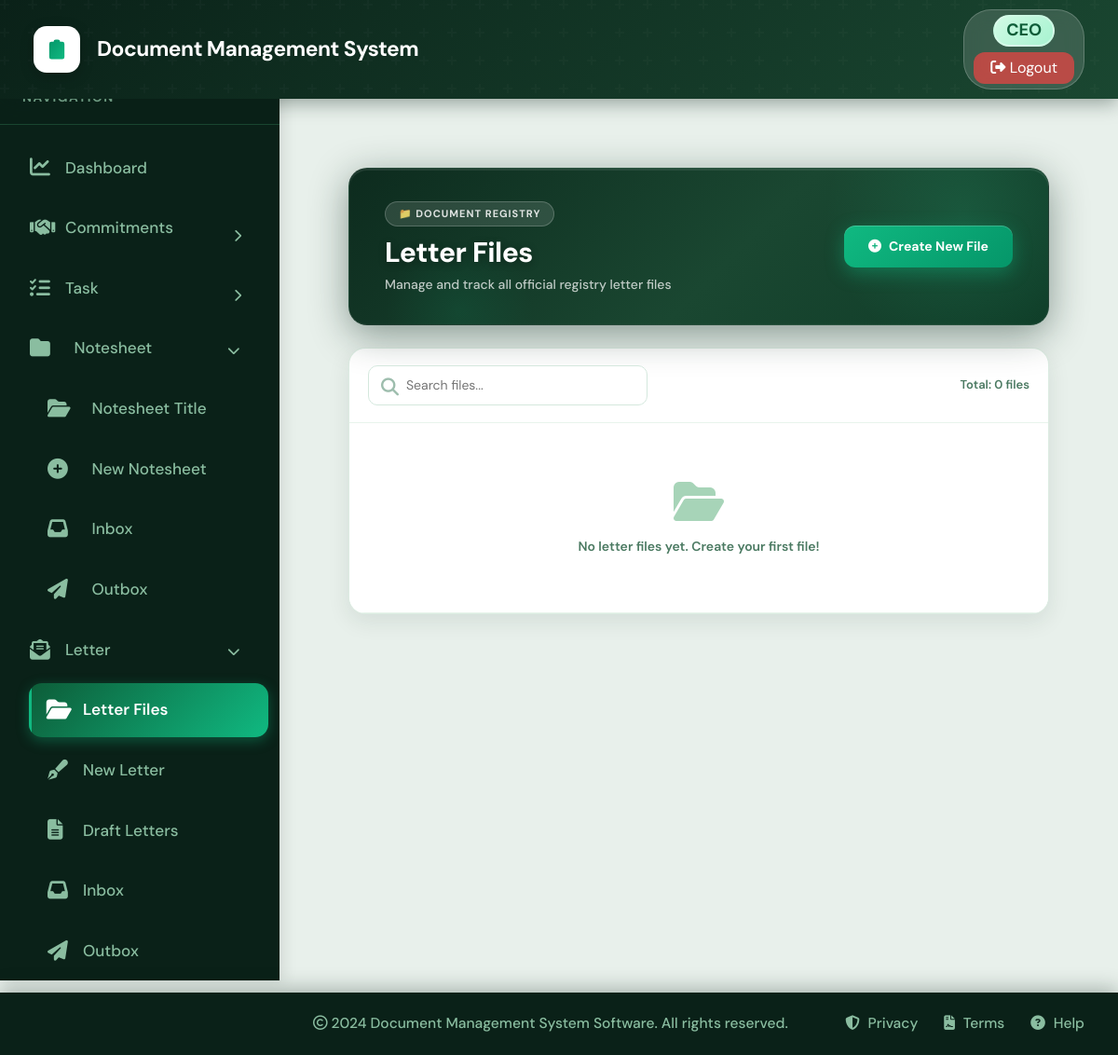
Before: /letters/files/ (signed in) with the older database file.
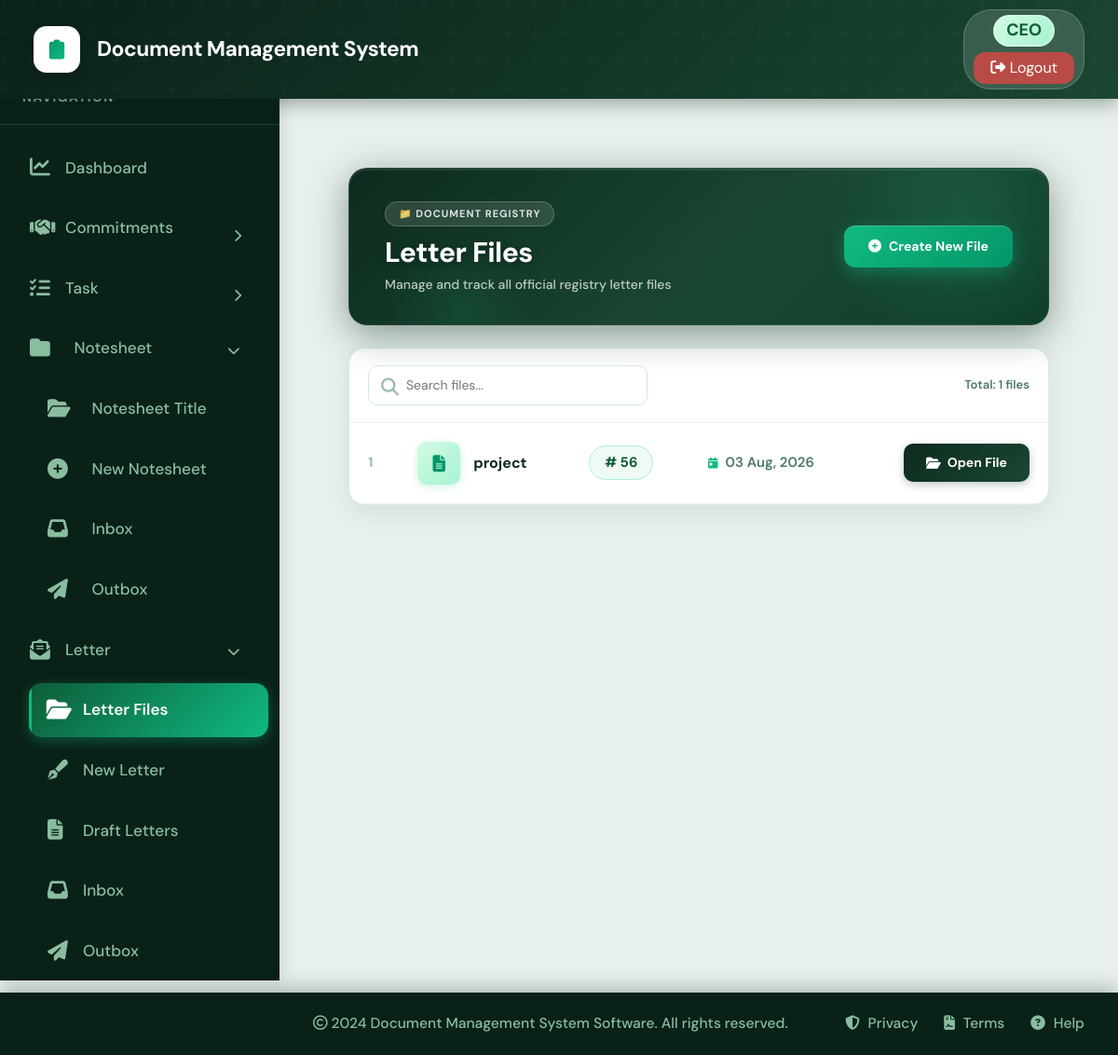
After: the same page with the newer database file.
### core/models.py (models this page shows, shortened)
class LetterFile(models.Model):
    file_title = models.CharField(max_length=255)
    reference_number = models.CharField(max_length=100, unique=True)
    description = models.TextField(blank=True, null=True)
    created_by = models.ForeignKey(User, on_delete=models.CASCADE, related_name='letter_files')
    created_at = models.DateTimeField(auto_now_add=True)
    class Meta:
        ordering = ['-created_at']
        verbose_name = "Letter File"
        verbose_name_plural = "Letter Files"

### core/views.py (the view)
# urls.py: path('letters/files/', views.letter_files_list, name='letter_files_list'),
@login_required
def letter_files_list(request):
    files = LetterFile.objects.filter(created_by=request.user)
    return render(request, 'letter_files.html', {'files': files})

### core/context_processors.py (called while the page is built)
def unread_notesheets(request):
    if request.user.is_authenticated:
        notesheets_count = Notesheet.objects.filter(
            current_holder=request.user,
            is_seen=False
        ).count()
        return {
            'unread_notesheets_count': notesheets_count,
        }
    return {
        'unread_notesheets_count': 0,
    }

def notifications_processor(request):
    if request.user.is_authenticated:
        unread_notifications = Notification.objects.filter(recipient=request.user, is_read=False)[:5]
        unread_count = Notification.objects.filter(recipient=request.user, is_read=False).count()
        return {
            'unread_notifications': unread_notifications,
            'unread_notifications_count': unread_count
        }
    return {}

### core/templates/letter_files.html (shortened to what the changed rows need)
{% extends 'base.html' %}
{% block content %}
<div style="background: #e8f0eb; min-height: 100vh; padding: 2rem;">
    <div style="
        background: linear-gradient(135deg, #0d2b1e 0%, #1a4731 55%, #0f3d28 100%);
        border-radius: 20px;
        padding: 32px 38px;
        margin-bottom: 24px;
        box-shadow: 0 10px 40px rgba(13,43,30,0.45), 0 2px 0 rgba(255,255,255,0.08) inset;
        position: relative;
        overflow: hidden;
        display: flex;
        justify-content: space-between;
        align-items: center;
        border: 1px solid rgba(255,255,255,0.08);
    ">
        <div style="position:relative;z-index:1;">
            <h2
                style="color:white;font-size:30px;font-weight:800;margin:0 0 6px 0;letter-spacing:-0.5px;text-shadow:0 2px 8px rgba(0,0,0,0.3);">
                Letter Files</h2>
        </div>
    </div>
    <div
        style="background:white;border-radius:18px;overflow:hidden;box-shadow:0 8px 24px rgba(13,43,30,0.09),0 1px 0 rgba(255,255,255,0.8) inset;border:1px solid rgba(212,232,219,0.8);">
        <div
            style="padding:18px 20px;border-bottom:1px solid #e8f4ec;display:flex;justify-content:space-between;align-items:center;">
            <div style="position:relative;width:300px;">
                <i class="fas fa-search" style="position:absolute;left:14px;top:13px;color:#9dbdad;"></i>
                <input type="text" id="searchInput" placeholder="Search files..."
                    style="width:100%;padding:10px 10px 10px 40px;border:1px solid #d4e8dd;border-radius:10px;outline:none;font-size:14px;">
            </div>
            <div style="color:#4b7a62;font-size:13px;font-weight:600;" id="fileCountText">Total: {{ files|length }}
                files</div>
        </div>
        <div class="table-responsive">
            <table class="table files-table mb-0" id="letterTable">
                <tbody id="letterTableBody">
                    {% for f in files %}
                    <tr class="file-row">
                        <td style="color:#9dbdad;font-weight:700;font-size:15px;">{{ forloop.counter }}</td>
                        <td>
                            <div style="display:flex;align-items:center;gap:14px;">
                                <div class="file-icon-box">
                                    <i class="fas fa-file-alt" style="color:#059669;font-size:18px;"></i>
                                </div>
                                <span style="font-weight:700;color:#0d2b1e;font-size:16px;">{{ f.file_title }}</span>
                            </div>
                        </td>
                        <td>
                            <span class="ref-badge"># {{ f.reference_number }}</span>
                        </td>
                        <td>
                            <div class="date-cell">
                                <i class="fas fa-calendar-day" style="color:#10b981;font-size:12px;"></i>
                                {{ f.created_at|date:"d M, Y" }}
                            </div>
                        </td>
                        <td style="text-align:right;">
                            <a href="#" class="btn-open" title="View (View Not Created Yet)">
                                <i class="fas fa-folder-open"></i> Open File
                            </a>
                        </td>
                    </tr>
                    {% empty %}
                    <tr class="empty-state">
                        <td colspan="5" style="padding:60px;text-align:center;">
                            <i class="fas fa-folder-open"
                                style="font-size:48px;color:#a7d4b8;display:block;margin-bottom:14px;"></i>
                            <p style="color:#4b7a62;font-weight:600;font-size:14px;margin:0;">No letter files yet.
                                Create your first file!</p>
                        </td>
                    </tr>
                    {% endfor %}
                </tbody>
            </table>
        </div>
    </div>
</div>
{% endblock %}

Changed rows visible on the page:
added LetterFile: file_title "project", reference_number "56", created_at "03 Aug, 2026"
Other visible differences:
{{ files|length }}: "0" → "1"
text no longer shown: "No letter files yet. Create your first file!"
